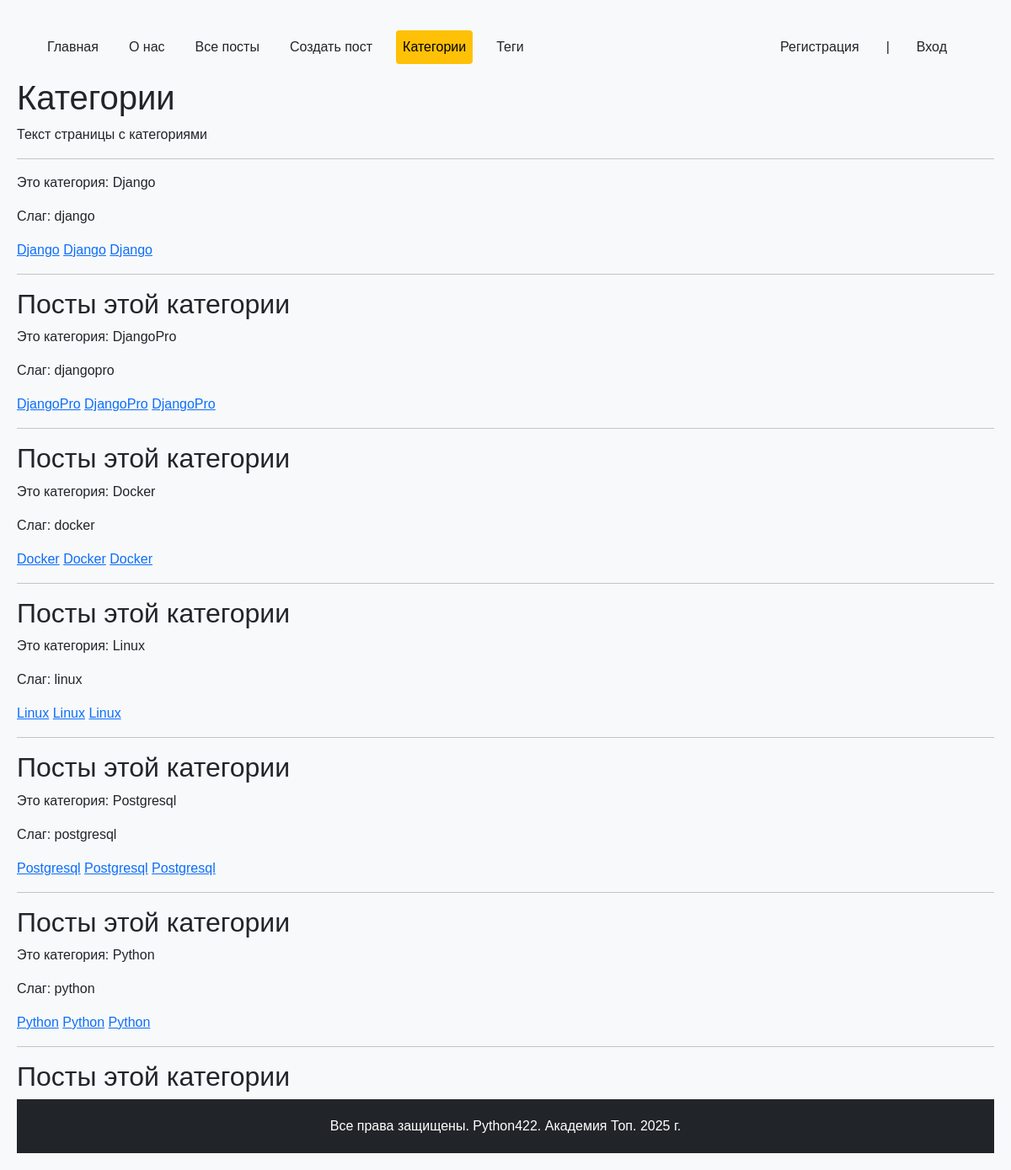
The page /posts/categories/ on the database as committed earlier.
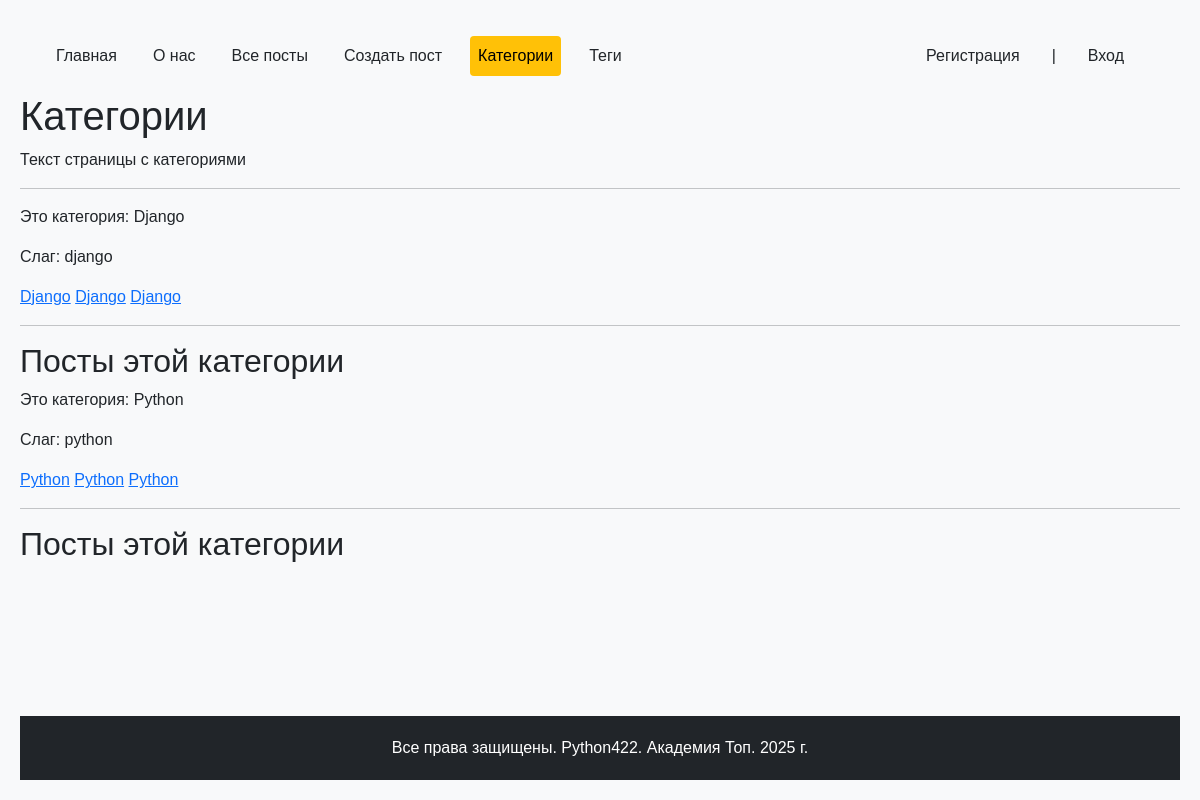
The same page on the database as committed later.
### python_blog/models.py (models this page shows, shortened)
class Category(models.Model):
    name = models.CharField(max_length=200, verbose_name="Название")
    slug = models.SlugField(max_length=250, unique=True, verbose_name="Слаг")
    description = models.TextField(
        blank=True, null=True, default="Без описания", verbose_name="Описание"
    )
    def get_absolute_url(self):
        return reverse("blog:category_detail", args=[self.slug])
    class Meta:
        verbose_name = "Категория"
        verbose_name_plural = "Категории"
        ordering = ["name"]

### python_blog/views.py (the view)
# urls.py: path('categories/', catalog_categories, name='categories'),
def catalog_categories(request):
    CATEGORIES = Category.objects.all()
    context = {
        "title": "Категории",
        "text": "Текст страницы с категориями",
        "categories": CATEGORIES,
    }
    return render(request, "python_blog/catalog_categories.html", context)

### python_blog/context_processors.py (called while the page is built)
def menu_items(request):
    menu = [
    {"title": "Главная", "url_name": "main"},
    {"title": "О нас", "url_name": "about"},
    {"title": "Все посты", "url_name": "blog:posts"},
    {"title": "Создать пост", "url_name": "blog:post_create"},
    {"title": "Категории", "url_name": "blog:categories"},
    {"title": "Теги", "url_name": "blog:tags"},
]
    current_url_name = request.resolver_match.view_name
    for item in menu:
        item['is_active'] = current_url_name == item['url_name']
    return {'menu_items': menu}

### users_app/context_processors.py (called while the page is built)
def profile_menu_items(request):
    menu = [
        {
            "title": "Информация",
            "url_name": "users:profile_detail",
            "icon": "bi-person-circle"
        },
        {
            "title": "Редактировать профиль",
            "url_name": "users:profile_edit",
            "icon": "bi-pencil-square"
        },
        {
            "title": "Сменить пароль",
            "url_name": "users:profile_password",
            "icon": "bi-key"
        },
    ]
    if request.resolver_match:
        current_url_name = request.resolver_match.url_name
        for item in menu:
            item['is_active'] = current_url_name == item['url_name']
    return {'profile_menu_items': menu}

### python_blog/templates/python_blog/catalog_categories.html (shortened to what this page needs)
{% extends "base.html" %}
{% block content %}
    <h1>{{ title }}</h1>
    <p>{{ text }}</p>
    <hr>
    {% for category in categories %}
    <p>Это категория: {{ category.name }}</p>
    <p>Слаг: {{ category.slug }}</p>
    <a href="{{ category.slug }}">{{ category.name }}</a>
    <a href="{% url "blog:category_detail" category.slug  %}">{{ category.name }}</a>
    <a href="{{ category.get_absolute_url }}">{{ category.name }}</a>
    <hr>
    <h2>Посты этой категории</h2>
    {% endfor %}
    {% endblock %}

### templates/base.html (shortened to what this page needs)
{% load static %}
<!DOCTYPE html>
<html lang="ru">
  <head>
    <link href="https://cdn.jsdelivr.net/npm/bootstrap@5.3.3/dist/css/bootstrap.min.css" rel="stylesheet">
    <link rel="stylesheet" href="https://cdn.jsdelivr.net/npm/bootstrap-icons@1.11.1/font/bootstrap-icons.css">
    <link rel="stylesheet" href="{% static 'css/main.css' %}">
  </head>
  <body>
    <header>
      {% block nav %}
        {% include 'menu_include.html' %}
      {% endblock %}
    </header>
    <main>
      {% block content %}{% endblock %}
    </main>
    <footer>
      {% block footer %}Все права защищены. Python422. Академия Топ. 2025 г.{% endblock %}
    </footer>
  </body>
</html>

### templates/menu_include.html (shortened to what this page needs)
<nav class="navbar navbar-expand-md">
    <div class="container-fluid">
        <div class="collapse navbar-collapse" id="navbarNav">
            <ul class="navbar-nav">
                {% for item in menu_items %}
                    <li class="nav-item">
                        <a class="nav-link {% if item.is_active %}active{% endif %}"
                           href="{% url item.url_name %}">
                            {{ item.title }}
                        </a>
                    </li>
                {% endfor %}
                <li class="nav-item ms-md-auto">
                    {% if user.is_authenticated %}
                        <div class="d-flex align-items-center">
                            <a href="{% url 'users:profile_detail' pk=user.pk %}" class="nav-link d-flex align-items-center me-3">
                                {% if user.avatar %}
                                    <img src="{{ user.avatar.url }}"
                                         class="rounded-circle me-2"
                                         alt="Аватар"
                                         style="width: 30px; height: 30px; object-fit: cover;">
                                {% else %}
                                    <div class="rounded-circle bg-dark d-flex align-items-center justify-content-center me-2"
                                         style="width: 30px; height: 30px;">
                                        <i class="bi bi-person-fill text-warning" style="font-size: 1.2rem;"></i>
                                    </div>
                                {% endif %}
                                {{user.username}}
                            </a>
                            <form action="{% url 'users:logout' %}" method="POST" class="d-inline">
                                {% csrf_token %}
                                <button type="submit" class="btn nav-link">Выйти</button>
                            </form>
                        </div>
                    {% else %}
                        <div class="d-flex">
                            <a href="{% url 'users:register' %}" class="nav-link me-3">Регистрация</a>
                            <span class="nav-link me-3">|</span>
                            <a href="{% url 'users:login' %}" class="nav-link">Вход</a>
                        </div>
                    {% endif %}
                </li>
            </ul>
        </div>
    </div>
</nav>

### static/css/main.css (style rules this page uses)
body { min-height: 100vh; display: flex; flex-direction: column; margin: 0; padding: 20px; background-color: #f8f9fa; font-family: Arial, sans-serif; }
main { flex: 1; }
footer { margin-top: auto; padding: 20px; text-align: center; background-color: #212529; color: #ffffff; }
nav ul { list-style: none; padding: 0; }
nav ul li { display: inline; margin-right: 20px; }
nav ul li a { color: #212529; text-decoration: none; }
.navbar { background-color: #f8f9fa; padding: 1rem; }
.navbar-nav { width: 100%; }
.nav-link { color: #212529; text-decoration: none; padding: 0.5rem 1rem; }
.active { color: #000000; background-color: #ffc107; padding: 8px 16px; border-radius: 4px; text-decoration: none; }
.nav-link.active { color: #000000; background-color: #ffc107; border-radius: 4px; }

Rows that differ between the two databases and show on the page:
removed Category: name "DjangoPro", slug "djangopro"
removed Category: name "Docker", slug "docker"
removed Category: name "Linux", slug "linux"
removed Category: name "Postgresql", slug "postgresql"
